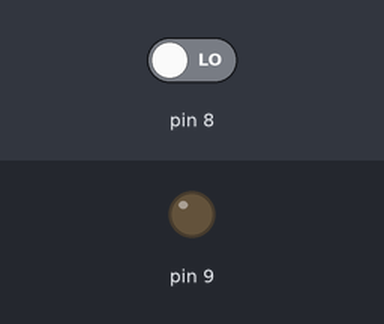
A program run on a simulated Arduino Uno, built with avr-gcc and run on an emulated ATmega328P. Parts: output pins drawn as LEDs (lit = HIGH). Inputs (shaded band) come from the test bench; at power-on: pin 8 LOW.

Above: at 1.2 s.
1.3 s: pin 8 driven HIGH
At 2.4 s:
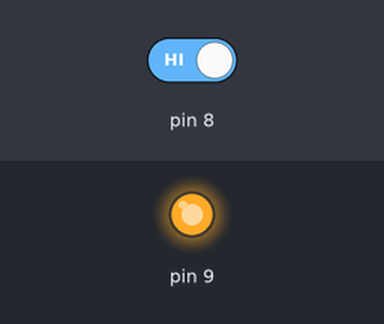
2.8 s: pin 8 driven LOW
At 3.5 s:
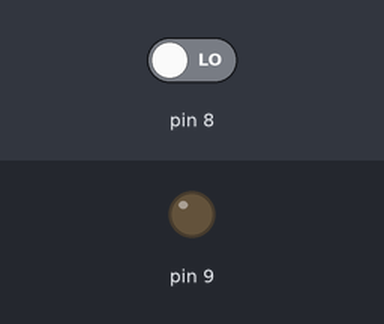
Timing chart, 0 to 5.8 s (numbered marks = the images above; inputs shaded):
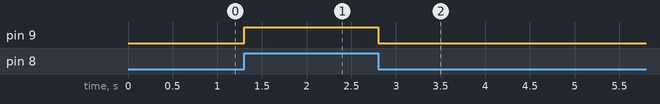

Measured:
- after the input at 1.3 s, pin 9: LOW → HIGH at once
- after the input at 2.8 s, pin 9: HIGH → LOW at once

The program:

main.cpp
```cpp
extern "C"{
#include "DOIO.h"
#include "DOIO_private.h"
#include "indicatorLampFunc.h"
}
#include <Arduino.h>


void setup() {
  // put your setup code here, to run once:
  pinMode(8,INPUT);
  pinMode(9,OUTPUT);

}

void loop() {
  // put your main code here, to run repeatedly:
  DOIO_U.ctrlSW_B = digitalRead(8);
  //Application
  DOIO_Y.indicatorLamp_B = DOIO_indicatorLampFunc(DOIO_U.ctrlSW_B);
  digitalWrite(9,DOIO_Y.indicatorLamp_B);
}
```

DOIO.c
```cpp
/*
 * File: DOIO.c
 *
 * Code generated for Simulink model 'DOIO'.
 *
 * Model version                  : 1.2
 * Simulink Coder version         : 23.2 (R2023b) 01-Aug-2023
 * C/C++ source code generated on : Sat Jul 13 17:58:03 2024
 *
 * Target selection: ert.tlc
 * Embedded hardware selection: Intel->x86-64 (Windows64)
 * Code generation objectives: Unspecified
 * Validation result: Not run
 */

#include "DOIO.h"
#include "indicatorLampFunc.h"

/* External inputs (root inport signals with default storage) */
ExtU_DOIO_T DOIO_U;

/* External outputs (root outports fed by signals with default storage) */
ExtY_DOIO_T DOIO_Y;

/* Real-time model */
static RT_MODEL_DOIO_T DOIO_M_;
RT_MODEL_DOIO_T *const DOIO_M = &DOIO_M_;

/* Model step function */
void DOIO_step(void)
{
  /* Outputs for Atomic SubSystem: '<Root>/indicatorLampFunc' */

  /* Outport: '<Root>/indicatorLamp_B' incorporates:
   *  Inport: '<Root>/ctrlSW_B'
   */
  DOIO_Y.indicatorLamp_B = DOIO_indicatorLampFunc(DOIO_U.ctrlSW_B);

  /* End of Outputs for SubSystem: '<Root>/indicatorLampFunc' */
}

/* Model initialize function */
void DOIO_initialize(void)
{
  /* (no initialization code required) */
}

/* Model terminate function */
void DOIO_terminate(void)
{
  /* (no terminate code required) */
}

/*
 * File trailer for generated code.
 *
 * [EOF]
 */
```

DOIO.h
```cpp
/*
 * File: DOIO.h
 *
 * Code generated for Simulink model 'DOIO'.
 *
 * Model version                  : 1.2
 * Simulink Coder version         : 23.2 (R2023b) 01-Aug-2023
 * C/C++ source code generated on : Sat Jul 13 17:58:03 2024
 *
 * Target selection: ert.tlc
 * Embedded hardware selection: Intel->x86-64 (Windows64)
 * Code generation objectives: Unspecified
 * Validation result: Not run
 */

#ifndef RTW_HEADER_DOIO_h_
#define RTW_HEADER_DOIO_h_
#ifndef DOIO_COMMON_INCLUDES_
#define DOIO_COMMON_INCLUDES_
#include "rtwtypes.h"
#endif                                 /* DOIO_COMMON_INCLUDES_ */

#include "DOIO_types.h"

/* Macros for accessing real-time model data structure */
#ifndef rtmGetErrorStatus
#define rtmGetErrorStatus(rtm)         ((rtm)->errorStatus)
#endif

#ifndef rtmSetErrorStatus
#define rtmSetErrorStatus(rtm, val)    ((rtm)->errorStatus = (val))
#endif

/* External inputs (root inport signals with default storage) */
typedef struct {
  boolean_T ctrlSW_B;                  /* '<Root>/ctrlSW_B' */
} ExtU_DOIO_T;

/* External outputs (root outports fed by signals with default storage) */
typedef struct {
  boolean_T indicatorLamp_B;           /* '<Root>/indicatorLamp_B' */
} ExtY_DOIO_T;

/* Real-time Model Data Structure */
struct tag_RTM_DOIO_T {
  const char_T * volatile errorStatus;
};

/* External inputs (root inport signals with default storage) */
extern ExtU_DOIO_T DOIO_U;

/* External outputs (root outports fed by signals with default storage) */
extern ExtY_DOIO_T DOIO_Y;

/* Model entry point functions */
extern void DOIO_initialize(void);
extern void DOIO_step(void);
extern void DOIO_terminate(void);

/* Real-time Model object */
extern RT_MODEL_DOIO_T *const DOIO_M;

/*-
 * The generated code includes comments that allow you to trace directly
 * back to the appropriate location in the model.  The basic format
 * is <system>/block_name, where system is the system number (uniquely
 * assigned by Simulink) and block_name is the name of the block.
 *
 * Use the MATLAB hilite_system command to trace the generated code back
 * to the model.  For example,
 *
 * hilite_system('<S3>')    - opens system 3
 * hilite_system('<S3>/Kp') - opens and selects block Kp which resides in S3
 *
 * Here is the system hierarchy for this model
 *
 * '<Root>' : 'DOIO'
 * '<S1>'   : 'DOIO/indicatorLampFunc'
 */
#endif                                 /* RTW_HEADER_DOIO_h_ */

/*
 * File trailer for generated code.
 *
 * [EOF]
 */
```

DOIO_types.h
```cpp
/*
 * File: DOIO_types.h
 *
 * Code generated for Simulink model 'DOIO'.
 *
 * Model version                  : 1.2
 * Simulink Coder version         : 23.2 (R2023b) 01-Aug-2023
 * C/C++ source code generated on : Sat Jul 13 17:58:03 2024
 *
 * Target selection: ert.tlc
 * Embedded hardware selection: Intel->x86-64 (Windows64)
 * Code generation objectives: Unspecified
 * Validation result: Not run
 */

#ifndef RTW_HEADER_DOIO_types_h_
#define RTW_HEADER_DOIO_types_h_

/* Forward declaration for rtModel */
typedef struct tag_RTM_DOIO_T RT_MODEL_DOIO_T;

#endif                                 /* RTW_HEADER_DOIO_types_h_ */

/*
 * File trailer for generated code.
 *
 * [EOF]
 */
```

indicatorLampFunc.c
```cpp
/*
 * File: indicatorLampFunc.c
 *
 * Code generated for Simulink model 'DOIO'.
 *
 * Model version                  : 1.2
 * Simulink Coder version         : 23.2 (R2023b) 01-Aug-2023
 * C/C++ source code generated on : Sat Jul 13 17:58:03 2024
 *
 * Target selection: ert.tlc
 * Embedded hardware selection: Intel->x86-64 (Windows64)
 * Code generation objectives: Unspecified
 * Validation result: Not run
 */

#include "rtwtypes.h"
#include "indicatorLampFunc.h"

/* Output and update for atomic system: '<Root>/indicatorLampFunc' */
boolean_T DOIO_indicatorLampFunc(boolean_T rtu_ctrlSW_B)
{
  /* Switch: '<S1>/Switch' */
  return rtu_ctrlSW_B;
}

/*
 * File trailer for generated code.
 *
 * [EOF]
 */
```

indicatorLampFunc.h
```cpp
/*
 * File: indicatorLampFunc.h
 *
 * Code generated for Simulink model 'DOIO'.
 *
 * Model version                  : 1.2
 * Simulink Coder version         : 23.2 (R2023b) 01-Aug-2023
 * C/C++ source code generated on : Sat Jul 13 17:58:03 2024
 *
 * Target selection: ert.tlc
 * Embedded hardware selection: Intel->x86-64 (Windows64)
 * Code generation objectives: Unspecified
 * Validation result: Not run
 */

#ifndef RTW_HEADER_indicatorLampFunc_h_
#define RTW_HEADER_indicatorLampFunc_h_
#ifndef DOIO_COMMON_INCLUDES_
#define DOIO_COMMON_INCLUDES_
#include "rtwtypes.h"
#endif                                 /* DOIO_COMMON_INCLUDES_ */

extern boolean_T DOIO_indicatorLampFunc(boolean_T rtu_ctrlSW_B);

#endif                                 /* RTW_HEADER_indicatorLampFunc_h_ */

/*
 * File trailer for generated code.
 *
 * [EOF]
 */
```

rtwtypes.h
```cpp
/*
 * File: rtwtypes.h
 *
 * Code generated for Simulink model 'DOIO'.
 *
 * Model version                  : 1.2
 * Simulink Coder version         : 23.2 (R2023b) 01-Aug-2023
 * C/C++ source code generated on : Sat Jul 13 17:58:03 2024
 *
 * Target selection: ert.tlc
 * Embedded hardware selection: Intel->x86-64 (Windows64)
 * Code generation objectives: Unspecified
 * Validation result: Not run
 */

#ifndef RTWTYPES_H
#define RTWTYPES_H

/* Logical type definitions */
#if (!defined(__cplusplus))
#ifndef false
#define false                          (0U)
#endif

#ifndef true
#define true                           (1U)
#endif
#endif

/*=======================================================================*
 * Target hardware information
 *   Device type: Intel->x86-64 (Windows64)
 *   Number of bits:     char:   8    short:   16    int:  32
 *                       long:  32
 *                       native word size:  64
 *   Byte ordering: LittleEndian
 *   Signed integer division rounds to: Zero
 *   Shift right on a signed integer as arithmetic shift: on
 *=======================================================================*/

/*=======================================================================*
 * Fixed width word size data types:                                     *
 *   int8_T, int16_T, int32_T     - signed 8, 16, or 32 bit integers     *
 *   uint8_T, uint16_T, uint32_T  - unsigned 8, 16, or 32 bit integers   *
 *   real32_T, real64_T           - 32 and 64 bit floating point numbers *
 *=======================================================================*/
typedef signed char int8_T;
typedef unsigned char uint8_T;
typedef short int16_T;
typedef unsigned short uint16_T;
typedef int int32_T;
typedef unsigned int uint32_T;
typedef float real32_T;
typedef double real64_T;

/*===========================================================================*
 * Generic type definitions: boolean_T, char_T, byte_T, int_T, uint_T,       *
 *                           real_T, time_T, ulong_T.                        *
 *===========================================================================*/
typedef double real_T;
typedef double time_T;
typedef unsigned char boolean_T;
typedef int int_T;
typedef unsigned int uint_T;
typedef unsigned long ulong_T;
typedef char char_T;
typedef unsigned char uchar_T;
typedef char_T byte_T;

/*===========================================================================*
 * Complex number type definitions                                           *
 *===========================================================================*/
#define CREAL_T

typedef struct {
  real32_T re;
  real32_T im;
} creal32_T;

typedef struct {
  real64_T re;
  real64_T im;
} creal64_T;

typedef struct {
  real_T re;
  real_T im;
} creal_T;

#define CINT8_T

typedef struct {
  int8_T re;
  int8_T im;
} cint8_T;

#define CUINT8_T

typedef struct {
  uint8_T re;
  uint8_T im;
} cuint8_T;

#define CINT16_T

typedef struct {
  int16_T re;
  int16_T im;
} cint16_T;

#define CUINT16_T

typedef struct {
  uint16_T re;
  uint16_T im;
} cuint16_T;

#define CINT32_T

typedef struct {
  int32_T re;
  int32_T im;
} cint32_T;

#define CUINT32_T

typedef struct {
  uint32_T re;
  uint32_T im;
} cuint32_T;

/*=======================================================================*
 * Min and Max:                                                          *
 *   int8_T, int16_T, int32_T     - signed 8, 16, or 32 bit integers     *
 *   uint8_T, uint16_T, uint32_T  - unsigned 8, 16, or 32 bit integers   *
 *=======================================================================*/
#define MAX_int8_T                     ((int8_T)(127))
#define MIN_int8_T                     ((int8_T)(-128))
#define MAX_uint8_T                    ((uint8_T)(255U))
#define MAX_int16_T                    ((int16_T)(32767))
#define MIN_int16_T                    ((int16_T)(-32768))
#define MAX_uint16_T                   ((uint16_T)(65535U))
#define MAX_int32_T                    ((int32_T)(2147483647))
#define MIN_int32_T                    ((int32_T)(-2147483647-1))
#define MAX_uint32_T                   ((uint32_T)(0xFFFFFFFFU))

/* Block D-Work pointer type */
typedef void * pointer_T;

#endif                                 /* RTWTYPES_H */

/*
 * File trailer for generated code.
 *
 * [EOF]
 */
```

DOIO_private.h
```cpp
/*
 * File: DOIO_private.h
 *
 * Code generated for Simulink model 'DOIO'.
 *
 * Model version                  : 1.2
 * Simulink Coder version         : 23.2 (R2023b) 01-Aug-2023
 * C/C++ source code generated on : Sat Jul 13 17:58:03 2024
 *
 * Target selection: ert.tlc
 * Embedded hardware selection: Intel->x86-64 (Windows64)
 * Code generation objectives: Unspecified
 * Validation result: Not run
 */

#ifndef RTW_HEADER_DOIO_private_h_
#define RTW_HEADER_DOIO_private_h_
#include "rtwtypes.h"
#include "DOIO_types.h"
#endif                                 /* RTW_HEADER_DOIO_private_h_ */

/*
 * File trailer for generated code.
 *
 * [EOF]
 */
```
